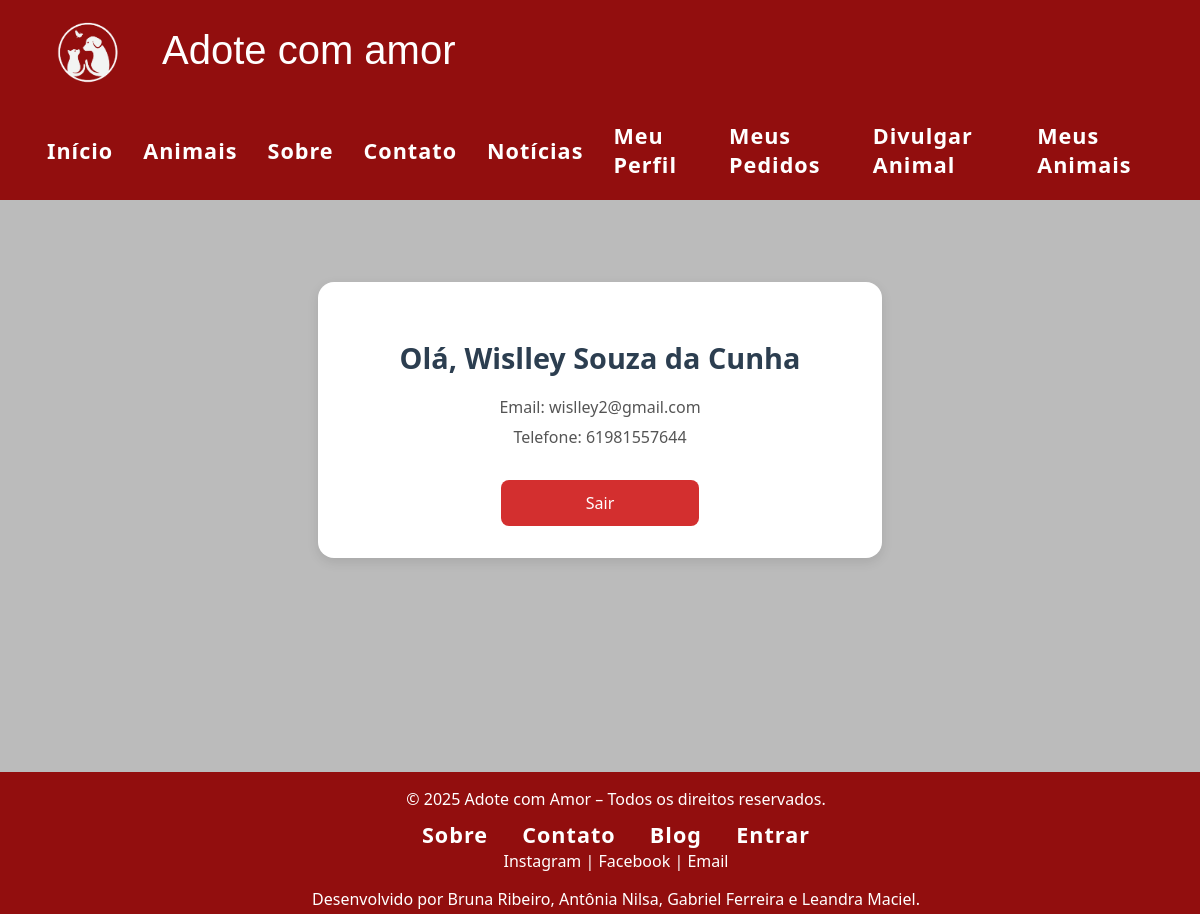
/conta/perfil/ (signed in), run on the app's committed database.
### accounts/models.py (models this page shows, shortened)
class CustomUser(AbstractUser):
    username = None
    email = models.EmailField(unique=True)
    nome = models.CharField(max_length=100)
    telefone = models.CharField(max_length=20)
    USERNAME_FIELD = 'email'
    REQUIRED_FIELDS = ['nome', 'telefone']
    objects = CustomUserManager()

### accounts/views.py (the view)
# urls.py: path('perfil/', views.perfil, name='perfil'),
@login_required
def perfil(request):
    return render(request, 'accounts/perfil.html')

### templates/accounts/perfil.html (shortened to what this page needs)
{% extends 'core/base.html' %}
{% block content %}
<div class="container_perfil">
    <div class="box-perfil">
        <h2>Olá, {{ request.user.nome }}</h2>
        <p>Email: {{ request.user.email }}</p>
        <p>Telefone: {{ request.user.telefone }}</p>
        <a href="{% url 'accounts:logout' %}" class="botao-sair">Sair</a>
    </div>
</div>
{% endblock %}

### static/css/style.css (style rules this page uses)
body.dark { background-color: #121212; color: #f0f0f0; font-family: 'Segoe UI', sans-serif; margin: 0; padding: 0; }
.container_perfil { width: 100%; height: 600px; background-color: #bbb; }
.box-perfil { max-width: 500px; height: auto; margin: 80px auto; margin-top: 250px; padding: 2rem; background-color: #ffffff; border-radius: 16px; box-shadow: 0 4px 12px rgba(0, 0, 0, 0.1); font-family: 'Segoe UI', Tahoma, Geneva, Verdana, sans-serif; text-align: center; }
.container_perfil h2 { font-size: 1.8rem; color: #2c3e50; margin-bottom: 1.2rem; }
.container_perfil p { font-size: 1rem; color: #555; margin: 0.5rem 0; }
.botao-sair { width: 150px; display: inline-block; margin-top: 1.5rem; padding: 0.75rem 1.5rem; background-color: #d32f2f; color: white; text-decoration: none; border-radius: 8px; transition: background-color 0.3s ease; }

### data on the page
CustomUser: user.nome "Wislley Souza da Cunha", user.email "wislley2@gmail.com", user.telefone "61981557644"
